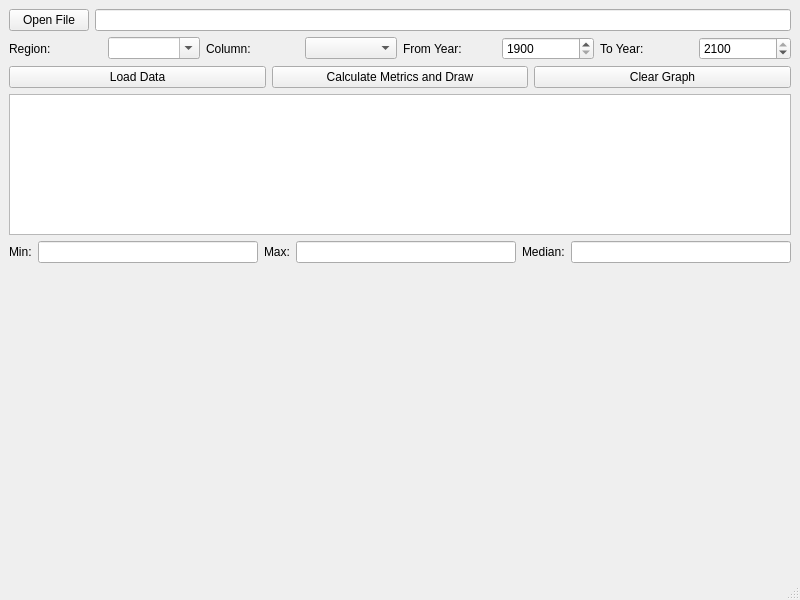
<?xml version="1.0" encoding="UTF-8"?>
<ui version="4.0">
 <class>MainWindow</class>
 <widget class="QMainWindow" name="MainWindow">
  <property name="geometry">
   <rect>
    <x>0</x>
    <y>0</y>
    <width>800</width>
    <height>600</height>
   </rect>
  </property>
  <property name="windowTitle">
   <string>Data Visualizer</string>
  </property>
  <widget class="QWidget" name="centralwidget">
   <layout class="QVBoxLayout" name="verticalLayout">
    <item>
     <layout class="QHBoxLayout" name="horizontalLayout">
      <item>
       <widget class="QPushButton" name="openFileButton">
        <property name="text">
         <string>Open File</string>
        </property>
       </widget>
      </item>
      <item>
       <widget class="QLineEdit" name="fileNameLabel">
        <property name="readOnly">
         <bool>true</bool>
        </property>
       </widget>
      </item>
     </layout>
    </item>
    <item>
     <layout class="QHBoxLayout" name="horizontalLayout_2">
      <item>
       <widget class="QLabel" name="label">
        <property name="text">
         <string>Region:</string>
        </property>
       </widget>
      </item>
      <item>
       <widget class="QComboBox" name="regionComboBox">
        <property name="toolTip">
         <string>Enter regions separated by comma for multiple selection</string>
        </property>
        <property name="editable">
         <bool>true</bool>
        </property>
        <property name="placeholderText">
         <string>All regions</string>
        </property>
       </widget>
      </item>
      <item>
       <widget class="QLabel" name="label_2">
        <property name="text">
         <string>Column:</string>
        </property>
       </widget>
      </item>
      <item>
       <widget class="QComboBox" name="columnComboBox">
        <property name="toolTip">
         <string>Select metric column to display</string>
        </property>
       </widget>
      </item>
      <item>
       <widget class="QLabel" name="label_6">
        <property name="text">
         <string>From Year:</string>
        </property>
       </widget>
      </item>
      <item>
       <widget class="QSpinBox" name="fromYearSpinBox">
        <property name="toolTip">
         <string>Start year for data filtering</string>
        </property>
        <property name="minimum">
         <number>1900</number>
        </property>
        <property name="maximum">
         <number>2100</number>
        </property>
       </widget>
      </item>
      <item>
       <widget class="QLabel" name="label_7">
        <property name="text">
         <string>To Year:</string>
        </property>
       </widget>
      </item>
      <item>
       <widget class="QSpinBox" name="toYearSpinBox">
        <property name="toolTip">
         <string>End year for data filtering</string>
        </property>
        <property name="minimum">
         <number>1900</number>
        </property>
        <property name="maximum">
         <number>2100</number>
        </property>
        <property name="value">
         <number>2100</number>
        </property>
       </widget>
      </item>
     </layout>
    </item>
    <item>
     <layout class="QHBoxLayout" name="horizontalLayout_3">
      <item>
       <widget class="QPushButton" name="loadDataButton">
        <property name="text">
         <string>Load Data</string>
        </property>
       </widget>
      </item>
      <item>
       <widget class="QPushButton" name="calculateMetricsButton">
        <property name="text">
         <string>Calculate Metrics and Draw</string>
        </property>
       </widget>
      </item>
      <item>
       <widget class="QPushButton" name="clearGraphButton">
        <property name="text">
         <string>Clear Graph</string>
        </property>
       </widget>
      </item>
     </layout>
    </item>
    <item>
     <widget class="QTableWidget" name="tableWidget">
      <property name="selectionMode">
       <enum>QAbstractItemView::SelectionMode::SingleSelection</enum>
      </property>
      <property name="selectionBehavior">
       <enum>QAbstractItemView::SelectionBehavior::SelectRows</enum>
      </property>
      <property name="rowCount">
       <number>0</number>
      </property>
      <property name="columnCount">
       <number>0</number>
      </property>
      <attribute name="horizontalHeaderStretchLastSection">
       <bool>true</bool>
      </attribute>
     </widget>
    </item>
    <item>
     <layout class="QHBoxLayout" name="horizontalLayout_4">
      <item>
       <widget class="QLabel" name="label_3">
        <property name="text">
         <string>Min:</string>
        </property>
       </widget>
      </item>
      <item>
       <widget class="QLineEdit" name="minOutput">
        <property name="readOnly">
         <bool>true</bool>
        </property>
       </widget>
      </item>
      <item>
       <widget class="QLabel" name="label_4">
        <property name="text">
         <string>Max:</string>
        </property>
       </widget>
      </item>
      <item>
       <widget class="QLineEdit" name="maxOutput">
        <property name="readOnly">
         <bool>true</bool>
        </property>
       </widget>
      </item>
      <item>
       <widget class="QLabel" name="label_5">
        <property name="text">
         <string>Median:</string>
        </property>
       </widget>
      </item>
      <item>
       <widget class="QLineEdit" name="medianOutput">
        <property name="readOnly">
         <bool>true</bool>
        </property>
       </widget>
      </item>
     </layout>
    </item>
    <item>
     <widget class="Graph" name="graphWidget" native="true">
      <property name="sizePolicy">
       <sizepolicy hsizetype="Expanding" vsizetype="Expanding">
        <horstretch>0</horstretch>
        <verstretch>1</verstretch>
       </sizepolicy>
      </property>
      <property name="minimumSize">
       <size>
        <width>0</width>
        <height>300</height>
       </size>
      </property>
     </widget>
    </item>
   </layout>
  </widget>
  <widget class="QStatusBar" name="statusbar"/>
  <action name="actionOpen">
   <property name="text">
    <string>Open...</string>
   </property>
   <property name="shortcut">
    <string>Ctrl+O</string>
   </property>
  </action>
  <action name="actionExit">
   <property name="text">
    <string>Exit</string>
   </property>
   <property name="shortcut">
    <string>Ctrl+Q</string>
   </property>
  </action>
  <action name="actionAbout">
   <property name="text">
    <string>About</string>
   </property>
  </action>
 </widget>
 <customwidgets>
  <customwidget>
   <class>Graph</class>
   <extends>QWidget</extends>
   <header>graph.h</header>
  </customwidget>
 </customwidgets>
 <resources/>
 <connections>
  <connection>
   <sender>actionOpen</sender>
   <signal>triggered()</signal>
   <receiver>openFileButton</receiver>
   <slot>click()</slot>
   <hints>
    <hint type="sourcelabel">
     <x>-1</x>
     <y>-1</y>
    </hint>
    <hint type="destinationlabel">
     <x>0</x>
     <y>0</y>
    </hint>
   </hints>
  </connection>
 </connections>
</ui>
